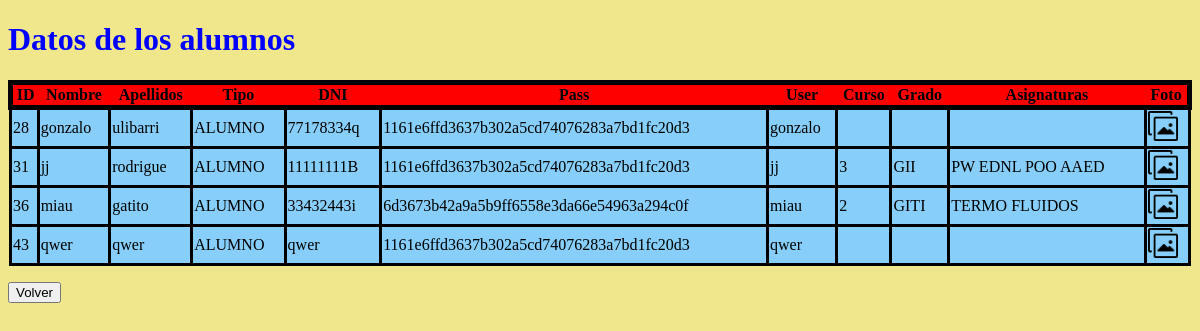
The page /src/verAlumno.php on the database its author committed.
### tables this page shows
CREATE TABLE `persona` (
  `ID` int(11) NOT NULL,
  `NOMBRE` varchar(25) NOT NULL,
  `APELLIDOS` varchar(45) NOT NULL,
  `TIPO` enum('ALUMNO','PROFESOR','ADMIN') NOT NULL,
  `DNI` varchar(9) NOT NULL,
  `PASS` varchar(25) DEFAULT NULL,
  `USER` varchar(20) NOT NULL,
  `FOTO` varchar(100) NOT NULL DEFAULT 'default.jpg'
);

CREATE TABLE `alumno` (
  `DNI` varchar(9) NOT NULL,
  `CURSO` varchar(10) NOT NULL,
  `GRADO` varchar(25) NOT NULL,
  `MATRICULADO` varchar(200) NOT NULL
);

### src/verAlumno.php (the view, shortened to what this page needs)
<!DOCTYPE html>
<html>
    <head>
        <link href="../templates/tabla.css" rel="stylesheet" type="text/css">
    </head>
    <body>
    <h1 style= "color: blue;">Datos de los alumnos</h1>
    <?php
         $conexionadmin = mysqli_connect('localhost','teresa','ranateresa','universidad') ;
        $consulta = mysqli_query($conexionadmin, "SELECT * FROM persona where TIPO='ALUMNO'");
        $numcol = mysqli_num_rows($consulta);
        for( $i = 0 ; $i < $numcol ; $i++ ){
            $fila = mysqli_fetch_array($consulta);
            $actdni = $fila['DNI'];
            $consultaalum = mysqli_query($conexionadmin, "SELECT * FROM alumno where DNI='$actdni'");
            $filaalum = mysqli_fetch_array($consultaalum);
            if($i == 0){
                echo " <table class=\"encabezado\" >
                <tr class = \"titulos\">
                <th>ID</th>
                <th>Nombre</th>
                <th>Apellidos</th>
                <th>Tipo</th>
                <th>DNI</th>
                <th>Pass</th>
                <th>User</th>
                <th>Curso</th>
                <th>Grado</th>
                <th>Asignaturas</th>
                <th>Foto</th>
                </tr>";
            }
                $filename = $fila['FOTO'];
                $dir = "../imgs/".$filename ;
                $matr =str_replace(",", " ", $filaalum['MATRICULADO'] );
                echo
                "<tr class=\"filas\" >
                <td> ".$fila['ID']." </td>
                <td> ".$fila['NOMBRE']." </td>
                <td> ".$fila['APELLIDOS']." </td>
                <td> ".$fila['TIPO']." </td>
                <td> ".$fila['DNI']." </td>
                <td> ".sha1($fila['PASS'])." </td>
                <td> ".$fila['USER']." </td>
                <td> ".$filaalum['CURSO']." </td>
                <td> ".$filaalum['GRADO']." </td>
                <td> ".$matr."</td>
                <td> <a href=$dir>";
                if($filename != null)
                    echo "<img src=\"../imgs/img.png\" width=\"30px\" height=\"30px\" /> </a> </td>";
                echo "<tr>";
        }
        echo "</table></div>";
        echo " <br>   <form action=\"./paneladmin.php\" >
        <input type=\"submit\" value=\"Volver\" />
        </form>";
    ?>
    </body>
</html>

### templates/tabla.css (style rules this page uses)
body { background-color :khaki; }
.encabezado { table-layout: auto; width: 100%; border: 10px black; border-collapse: collapse; }
.filas { border: black 3px solid; background-color:lightskyblue; }
.titulos { border: black 5px solid; background-color: red; }
td { border: black 3px solid; }

### rows shown on the page
persona: shows "ID", ID "28", NOMBRE "gonzalo", APELLIDOS "ulibarri", TIPO "ALUMNO", DNI "77178334q", PASS "1161e6ffd3637b302a5cd74076283a7bd1fc20d3", USER "gonzalo"
persona: ID "31", NOMBRE "jj", APELLIDOS "rodrigue", TIPO "ALUMNO", DNI "11111111B", PASS "1161e6ffd3637b302a5cd74076283a7bd1fc20d3", USER "jj", alumno.CURSO "3", alumno.GRADO "GII", alumno.MATRICULADO "PW EDNL POO AAED"
persona: ID "36", NOMBRE "miau", APELLIDOS "gatito", TIPO "ALUMNO", DNI "33432443i", PASS "6d3673b42a9a5b9ff6558e3da66e54963a294c0f", USER "miau", alumno.CURSO "2", alumno.GRADO "GITI", alumno.MATRICULADO "TERMO FLUIDOS"
persona: ID "43", NOMBRE "qwer", APELLIDOS "qwer", TIPO "ALUMNO", DNI "qwer", PASS "1161e6ffd3637b302a5cd74076283a7bd1fc20d3", USER "qwer"
